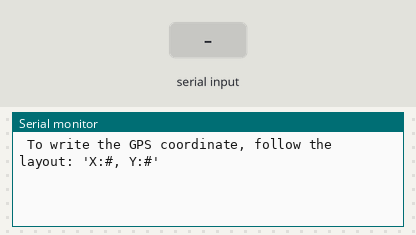
Bench run of a sketch on a simulated Arduino Uno, built with avr-gcc and run on an emulated ATmega328P. Shown: the last lines printed to the serial monitor. The test bench sets the inputs (shaded band).

Above: at 1.2 s.
1.3 s: "1" received over Serial
At 3.3 s:
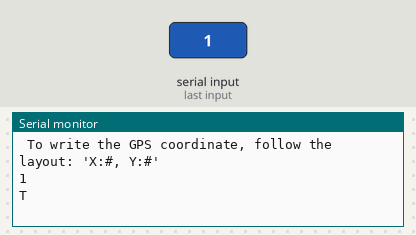
3.8 s: "0" received over Serial
At 5.2 s:
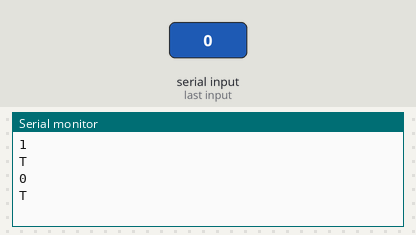
5.3 s: "2" received over Serial
At 7.6 s:
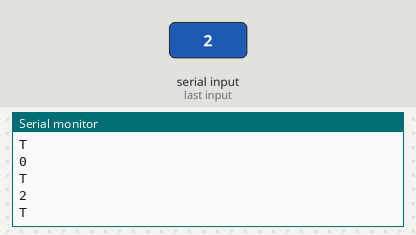

The sketch:

Manual_GPS.ino
```cpp
#include <SPI.h>
#include <RH_RF95.h>

#define RFM95_CS 4
#define RFM95_RST 2
#define RFM95_INT 3

// Change to 434.0 or other frequency, must match RX's freq!
#define RF95_FREQ 915.0

// Singleton instance of the radio driver
RH_RF95 rf95(RFM95_CS, RFM95_INT);

char gpsid = "G";

int check = 0;

void setup() {
  // put your setup code here, to run once:
Serial.begin(9600);
while (!Serial){ //comment out when not in use
  Serial.println("Error");
}
Serial.println(" To write the GPS coordinate, follow the layout: 'X:#, Y:#'");
}

void loop() {
  // put your main code here, to run repeatedly:
  if(Serial.available()){
    String r = Serial.readString();
    char gpspacket[50];
    r.toCharArray(gpspacket, 50);
    char radiopacket[51];
    radiopacket[0] = gpsid;
    for (int y = 1; y <= 50; y++){
      radiopacket[y] = gpspacket[y];
    }
    rf95.send(radiopacket, 51);
    Serial.println(r);
    Serial.println(radiopacket);
  }
  //Serial.println("*"); //Test: comment out
}
```

Measured:
- after the input at 1.3 s, the serial monitor: prints a new line after 1.0 s (image 1)
- after the input at 3.8 s, the serial monitor: prints a new line after 1.0 s (image 2)
- after the input at 5.3 s, the serial monitor: prints a new line after 1.0 s (image 3)
